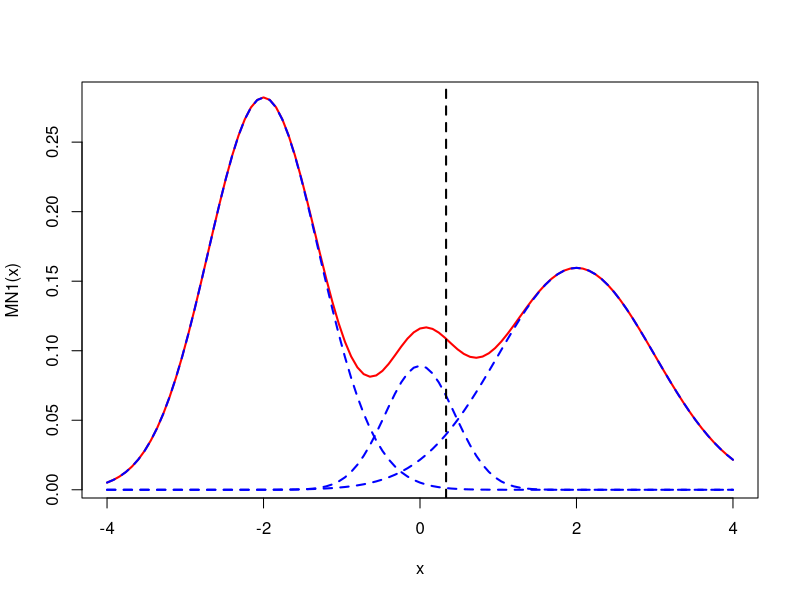
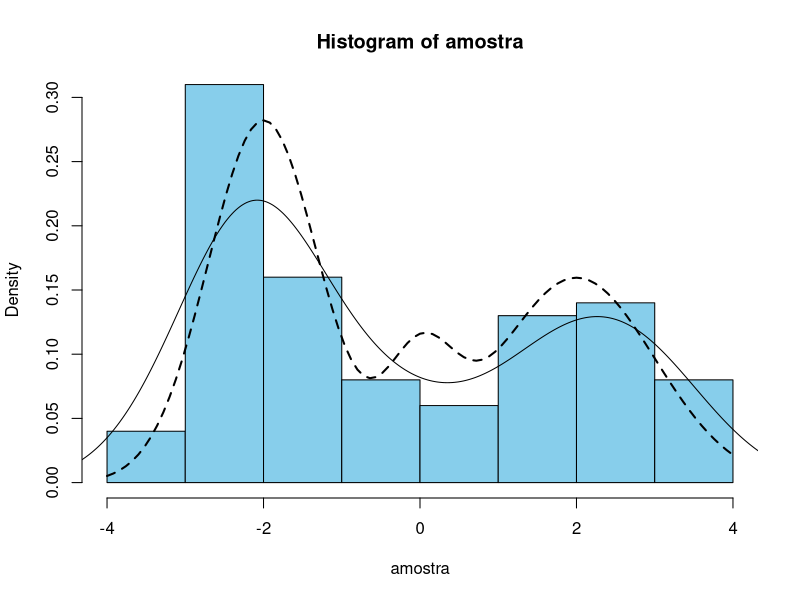
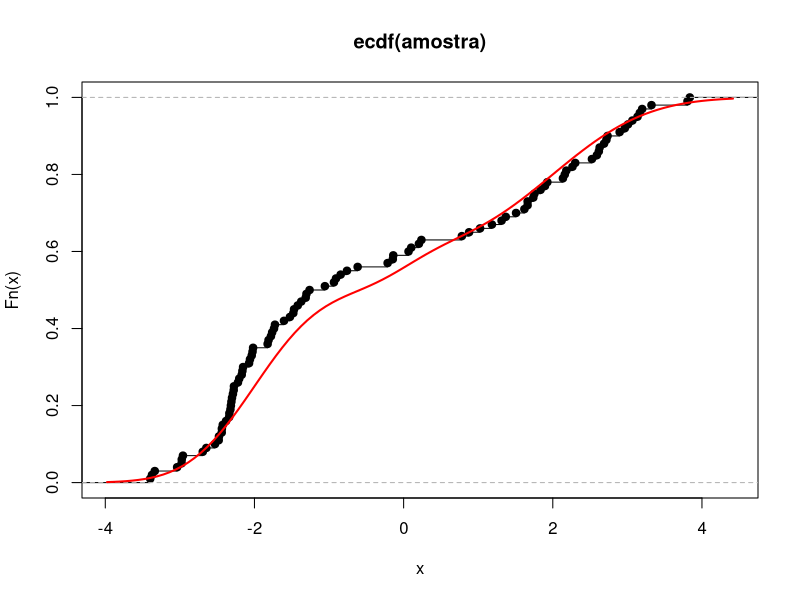
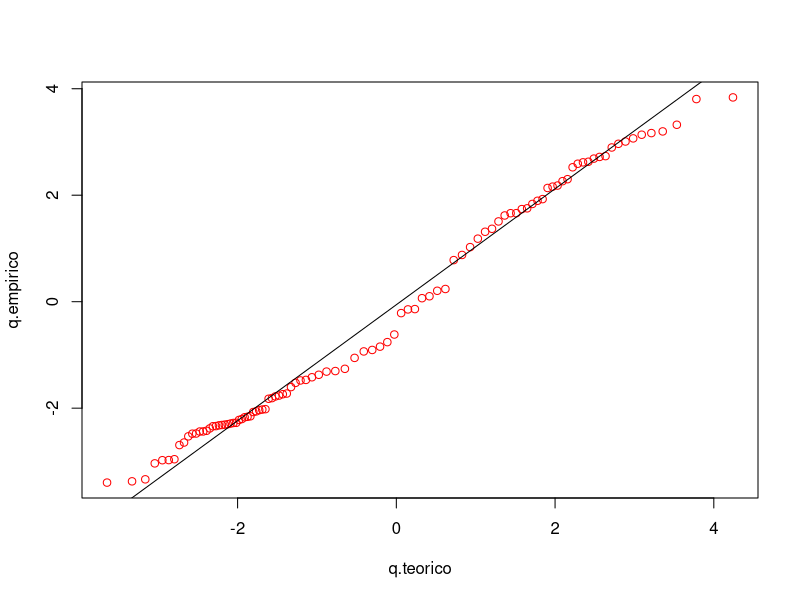
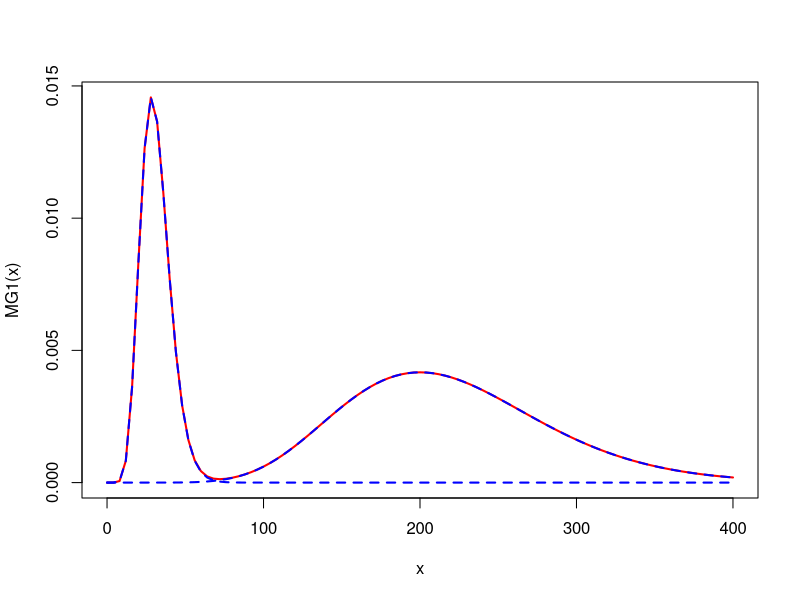
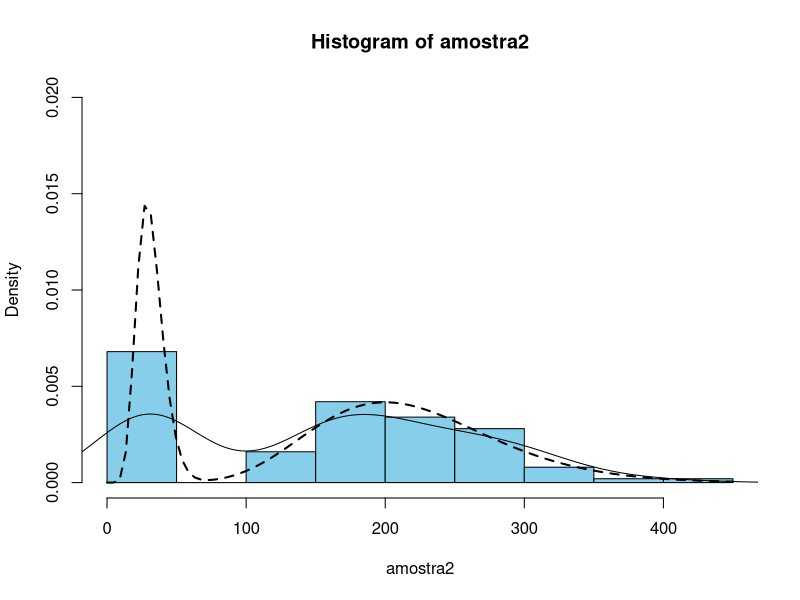
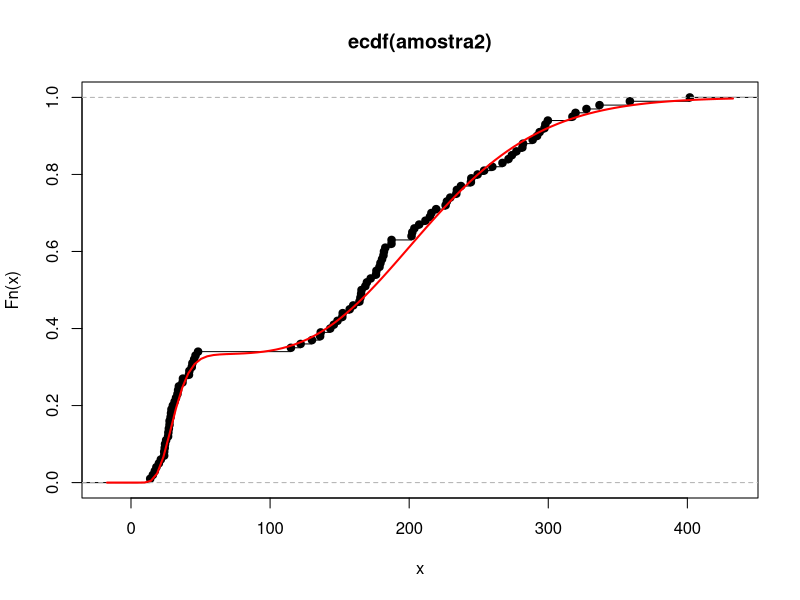

Here is the R script that generated these plots, in order:
rnorm(1,mean = -2,sd=sqrt(0.5))
rnorm(1,mean = 0,sd=sqrt(0.2))
rnorm(1,mean = 2,sd=sqrt(1))
p1 <- 0.5
p2 <- 0.1 
p3 <- 0.4
mu1 <- -2
mu2 <- 0
mu3 <- 2
dp1 <- sqrt(0.5)
dp2 <- sqrt(0.2)
dp3 <- 1
MN1 <- function(x){
  p1*dnorm(x, mean = mu1, sd = dp1) + p2*dnorm(x, mean = mu2, sd = dp2) + p3*dnorm(x, mean = mu3, sd = dp3)
}
#acumulada
pMN1 <- function(x){
  p1*pnorm(x, mean = mu1, sd = dp1) + p2*pnorm(x, mean = mu2, sd = dp2) + p3*pnorm(x, mean = mu3, sd = dp3)
}
curve(MN1, xlim = c(-4, 4), col = 'red', lwd = 2)
curve(p1*dnorm(x, mean = mu1, sd = dp1), col = 'blue', add = T, lwd = 2, lty = 2)
curve(p2*dnorm(x, mean = mu2, sd = dp2), col = 'blue', add = T, lwd = 2, lty = 2)
curve(p3*dnorm(x, mean = mu3, sd = dp3), col = 'blue', add = T, lwd = 2, lty = 2)
abline(v = 1/3, col = 'black', lty = 2, lwd = 2)

medias <- c(mu1,mu2,mu3)
desvios <- c(dp1,dp2,dp3)
gera_MN1 <- function(x){
  pop <- sample(x = c(1, 2, 3), 1, prob = c(p1, p2, p3))
  rnorm(1)*desvios[pop] + medias[pop]
}
amostra <- replicate(100, gera_MN1())

hist(amostra, ylim = c(0, 0.3), prob = T, col = 'skyblue')
curve(MN1, add = T, lwd = 2, lty = 2)
lines(density(amostra))
#
Fn <- ecdf(amostra)
plot(Fn)
curve(pMN1, add = T, col = 'red', lwd = 2)
ks.test(amostra, pMN1)

#qq-plot
eq.MN1 <- function(x, p){
  pMN1(x) - p
}

q.empirico <- sort(amostra)
pes <- ppoints(100, a = 1/2)
q.empirico <- sort(amostra)
pes <- ppoints(100, a = 1/2)
q.teorico <- numeric(100)
i <- 1

for(p in pes){
  q <- uniroot(eq.MN1, lower = -5, upper = 5, p = p)
  q.teorico[i] <- q$root
  i <- i + 1
}

eq.MN1 <- function(x, p=0.75){
  pMN1(x) - p
}

uniroot(eq.MN1, lower = -5, upper = 5)

quartil_1 = -2.000
#quartil_2 = -0.586
quartil_3 = 1.681

pontos.empiricos <- quantile(amostra, probs = c(.25, .75))
pontos.teoricos <- c(quartil_1, quartil_3)

plot(x = q.teorico, y = q.empirico, col = 'red')
abline(lm(pontos.empiricos ~ pontos.teoricos), col = 'black')

#gAMMA
p4 <- 2/3
p5 <- 1/3
a_1 <-11 
a_2 <- 11
l_1 <- 1/20
l_2 <- 7/20
MG1 <- function(x){
  p4*dgamma(x,shape = a_1, rate= l_1) + p5*dgamma(x,shape = a_2, rate= l_2)
}
#acumulada das gamas 
pMG1 <- function(x){
  p4*pgamma(x,shape = a_1, rate= l_1) + p5*pgamma(x,shape = a_2, rate= l_2)
}
curve(MG1, xlim = c(0, 400), col = 'red', lwd = 2)
curve(p4*dgamma(x,shape = a_1, rate= l_1), col = 'blue', add = T, lwd = 2, lty = 2)
curve( p5*dgamma(x,shape = a_2, rate= l_2), col = 'blue', add = T, lwd = 2, lty = 2)

parametros <- matrix(c(a_1,a_2,l_1,l_2),
                     ncol = 2,
                     byrow = FALSE)
gerador_gamma <-function(x){
  i <- sample(x = c(1, 2), 1, prob = c(p4, p5))
  rgamma(1,shape = parametros[i,1],rate = parametros[i,2])
}
amostra2 <- replicate(100, gerador_gamma())

hist(amostra2, ylim = c(0, 0.02), prob = T, col = 'skyblue')
curve(MG1, add = T, lwd = 2, lty = 2)
lines(density(amostra2))

Fn <- ecdf(amostra2)
plot(Fn)
curve(pMG1, add = T, col = 'red', lwd = 2)
ks.test(amostra, pMG1)
